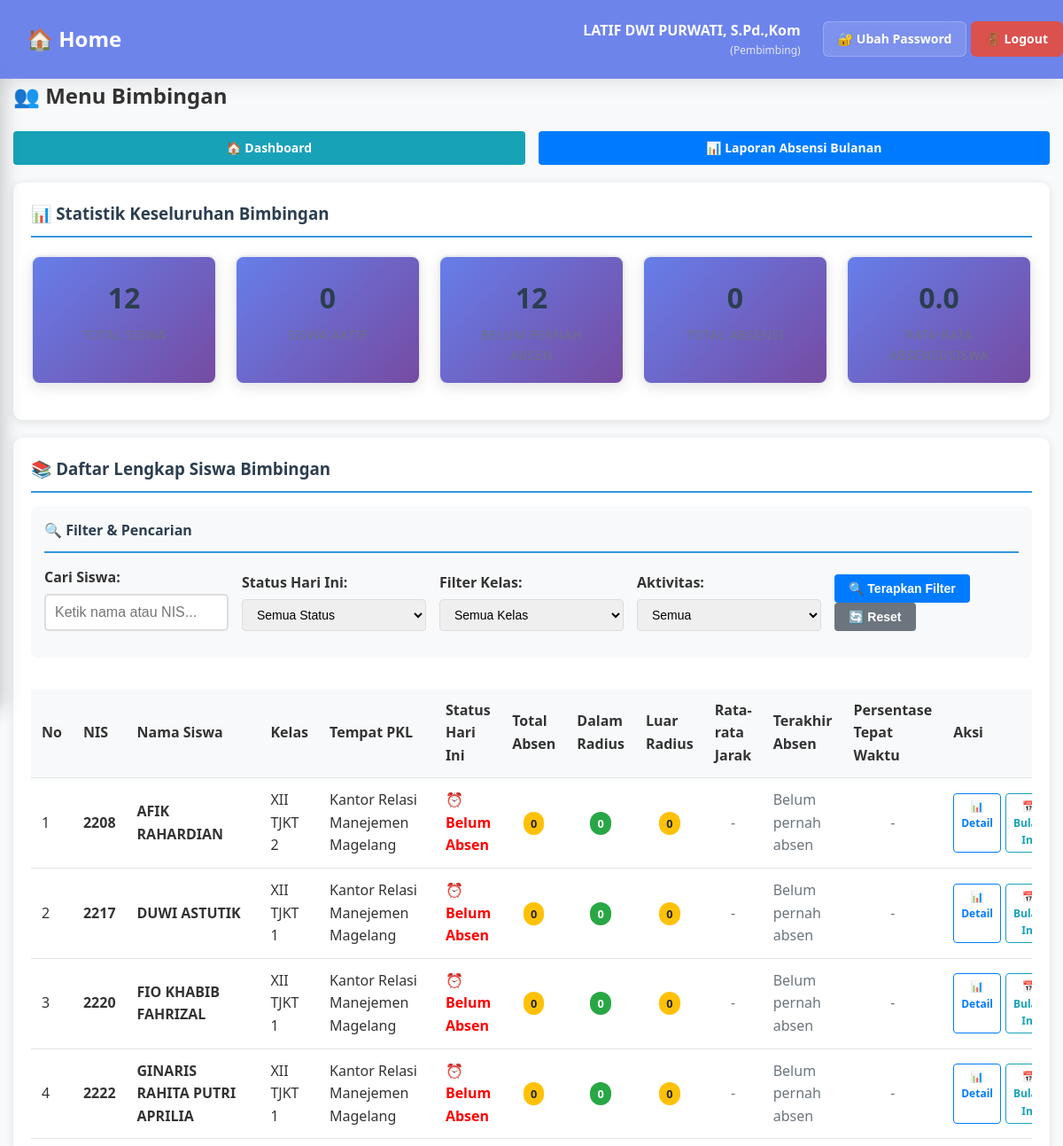
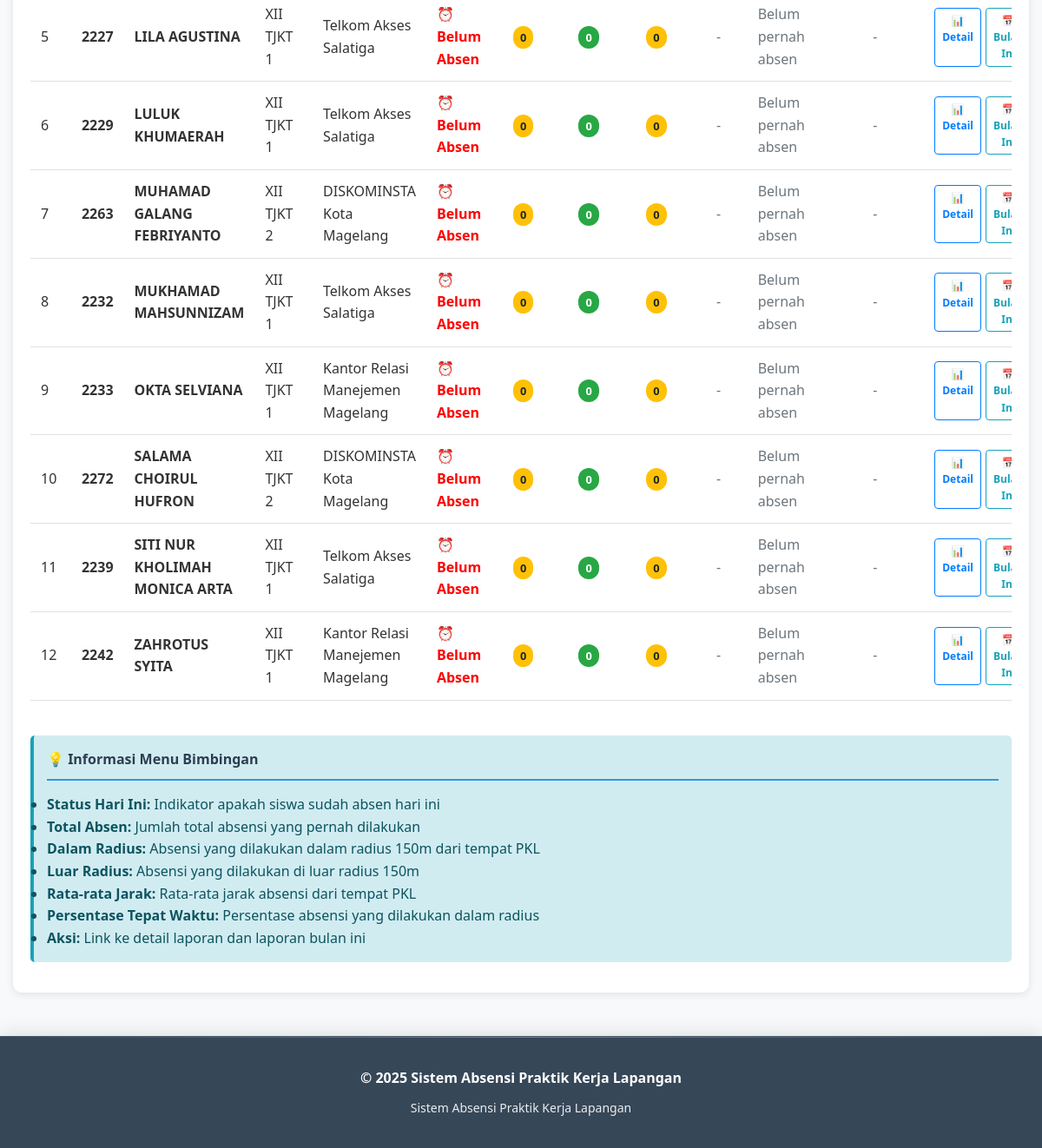
The page /public/index.php?r=pembimbing/bimbingan (signed in) on the database its author committed (2 pictures, top to bottom).
### tables this page shows
CREATE TABLE `siswa` (
  `id` int(11) NOT NULL AUTO_INCREMENT,
  `user_id` int(11) DEFAULT NULL,
  `nis` varchar(50) NOT NULL,
  `nama` varchar(100) NOT NULL,
  `kelas` varchar(50) NOT NULL,
  `pembimbing_id` int(11) NOT NULL,
  `tempat_pkl_id` int(11) NOT NULL,
  PRIMARY KEY (`id`),
  KEY `user_id` (`user_id`),
  KEY `pembimbing_id` (`pembimbing_id`),
  KEY `tempat_pkl_id` (`tempat_pkl_id`)
);

CREATE TABLE `tempat_pkl` (
  `id` int(11) NOT NULL AUTO_INCREMENT,
  `nama` varchar(150) NOT NULL,
  `pemilik` varchar(100) DEFAULT '',
  `alamat` text DEFAULT '',
  `lat` decimal(10,7) NOT NULL,
  `lng` decimal(10,7) NOT NULL,
  `radius_m` int(11) NOT NULL DEFAULT 150,
  PRIMARY KEY (`id`)
);

### app/Views/pembimbing/bimbingan.php (the view, shortened to what the rows shown need)
<h2>👥 Menu Bimbingan</h2>
<div class="card">
    <?php if(empty($siswaBimbingan)): ?>
        <div class="alert alert-info">
            <strong>ℹ️ Info:</strong> Anda belum memiliki siswa bimbingan.
        </div>
    <?php else: ?>
        <div class="table-responsive">
            <table class="table" id="tabelSiswa">
                <thead>
                    <tr>
                        <th>No</th>
                        <th>NIS</th>
                        <th>Nama Siswa</th>
                        <th>Kelas</th>
                        <th>Tempat PKL</th>
                        <th>Status Hari Ini</th>
                        <th>Total Absen</th>
                        <th>Dalam Radius</th>
                        <th>Luar Radius</th>
                        <th>Rata-rata Jarak</th>
                        <th>Terakhir Absen</th>
                        <th>Persentase Tepat Waktu</th>
                        <th>Aksi</th>
                    </tr>
                </thead>
                <tbody>
                <?php foreach($siswaBimbingan as $index => $s): ?>
                    <?php
                        $stat = $statistikSiswa[$s['id']] ?? null;
                        $statusColor = $stat && $stat['sudah_absen_hari_ini'] ? 'green' : 'red';
                        $statusText = $stat && $stat['sudah_absen_hari_ini'] ? '✅ Sudah Absen' : '⏰ Belum Absen';
                    ?>
                    <tr data-siswa="<?= htmlspecialchars(strtolower($s['nama'] . ' ' . $s['nis'])) ?>"
                        data-kelas="<?= htmlspecialchars($s['kelas']) ?>"
                        data-status="<?= $stat && $stat['sudah_absen_hari_ini'] ? 'sudah' : 'belum' ?>"
                        data-aktivitas="<?= $stat && $stat['total_absen'] > 0 ? 'aktif' : 'tidak_aktif' ?>">
                        <td><?= $index + 1 ?></td>
                        <td>
                            <strong><?= \App\Helpers\Response::e($s['nis'] ?? '-') ?></strong>
                        </td>
                        <td>
                            <strong><?= \App\Helpers\Response::e($s['nama']) ?></strong>
                        </td>
                        <td><?= \App\Helpers\Response::e($s['kelas'] ?? '-') ?></td>
                        <td><?= \App\Helpers\Response::e($s['tempat_pkl'] ?? '-') ?></td>
                        <td>
                            <span style="color: <?= $statusColor ?>; font-weight: bold;">
                                <?= $statusText ?>
                            </span>
                        </td>
                        <td style="text-align: center;">
                            <span class="badge badge-<?= $stat && $stat['total_absen'] > 0 ? 'success' : 'warning' ?>">
                                <?= $stat ? $stat['total_absen'] : 0 ?>
                            </span>
                        </td>
                        <td style="text-align: center;">
                            <span class="badge badge-success">
                                <?= $stat ? $stat['dalam_radius'] : 0 ?>
                            </span>
                        </td>
                        <td style="text-align: center;">
                            <span class="badge badge-warning">
                                <?= $stat ? $stat['luar_radius'] : 0 ?>
                            </span>
                        </td>
                        <td style="text-align: center;">
                            <?php if ($stat && $stat['total_absen'] > 0): ?>
                                <span class="badge badge-info">
                                    <?= number_format($stat['rata_rata_jarak'], 1) ?> m
                                </span>
                            <?php else: ?>
                                <span class="text-muted">-</span>
                            <?php endif; ?>
                        </td>
                        <td>
                            <?php if ($stat && $stat['terakhir_absen']): ?>
                                <span class="time-info">
                                    <?= \App\Helpers\Response::e(date('d/m/Y H:i', strtotime($stat['terakhir_absen']))) ?>
                                </span>
                            <?php else: ?>
                                <span class="text-muted">Belum pernah absen</span>
                            <?php endif; ?>
                        </td>
                        <td style="text-align: center;">
                            <?php if ($stat && $stat['total_absen'] > 0): ?>
                                <?php
                                    $persentase = $stat['persentase_tepat_waktu'];
                                    $badgeClass = $persentase >= 80 ? 'success' : ($persentase >= 60 ? 'warning' : 'danger');
                                ?>
                                <span class="badge badge-<?= $badgeClass ?>">
                                    <?= number_format($persentase, 1) ?>%
                                </span>
                            <?php else: ?>
                                <span class="text-muted">-</span>
                            <?php endif; ?>
                        </td>
                        <td>
                            <div class="btn-group" role="group">
                                <a href="?r=pembimbing/report&siswa_id=<?= $s['id'] ?>" class="btn btn-sm btn-outline-primary" title="Detail Laporan">
                                    📊 Detail
                                </a>
                                <a href="?r=pembimbing/report&siswa_id=<?= $s['id'] ?>&month=<?= date('n') ?>&year=<?= date('Y') ?>" class="btn btn-sm btn-outline-info" title="Laporan Bulan Ini">
                                    📅 Bulan Ini
                                </a>
                            </div>
                        </td>
                    </tr>
                <?php endforeach; ?>
                </tbody>
            </table>
        </div>
    <?php endif; ?>
</div>

### rows shown on the page
siswa: nis "2208", nama "AFIK RAHARDIAN", kelas "XII TJKT 2", tempat_pkl.nama "Kantor Relasi Manejemen Magelang", id "⏰ Belum Absen", id "0", shows "Belum pernah absen"
siswa: nis "2217", nama "DUWI ASTUTIK", kelas "XII TJKT 1", tempat_pkl.nama "Kantor Relasi Manejemen Magelang", id "⏰ Belum Absen", id "0", shows "Belum pernah absen"
siswa: nis "2220", nama "FIO KHABIB FAHRIZAL", kelas "XII TJKT 1", tempat_pkl.nama "Kantor Relasi Manejemen Magelang", id "⏰ Belum Absen", id "0", shows "Belum pernah absen"
siswa: nis "2222", nama "GINARIS RAHITA PUTRI APRILIA", kelas "XII TJKT 1", tempat_pkl.nama "Kantor Relasi Manejemen Magelang", id "⏰ Belum Absen", id "0", shows "Belum pernah absen"
siswa: nis "2227", nama "LILA AGUSTINA", kelas "XII TJKT 1", tempat_pkl.nama "Telkom Akses Salatiga", id "⏰ Belum Absen", id "0", shows "Belum pernah absen"
siswa: nis "2229", nama "LULUK KHUMAERAH", kelas "XII TJKT 1", tempat_pkl.nama "Telkom Akses Salatiga", id "⏰ Belum Absen", id "0", shows "Belum pernah absen"
siswa: nis "2263", nama "MUHAMAD GALANG FEBRIYANTO", kelas "XII TJKT 2", tempat_pkl.nama "DISKOMINSTA Kota Magelang", id "⏰ Belum Absen", id "0", shows "Belum pernah absen"
siswa: nis "2232", nama "MUKHAMAD MAHSUNNIZAM", kelas "XII TJKT 1", tempat_pkl.nama "Telkom Akses Salatiga", id "⏰ Belum Absen", id "0", shows "Belum pernah absen"
siswa: nis "2233", nama "OKTA SELVIANA", kelas "XII TJKT 1", tempat_pkl.nama "Kantor Relasi Manejemen Magelang", id "⏰ Belum Absen", id "0", shows "Belum pernah absen"
siswa: nis "2272", nama "SALAMA CHOIRUL HUFRON", kelas "XII TJKT 2", tempat_pkl.nama "DISKOMINSTA Kota Magelang", id "⏰ Belum Absen", id "0", shows "Belum pernah absen"
siswa: nis "2239", nama "SITI NUR KHOLIMAH MONICA ARTA", kelas "XII TJKT 1", tempat_pkl.nama "Telkom Akses Salatiga", id "⏰ Belum Absen", id "0", shows "Belum pernah absen"
siswa: nis "2242", nama "ZAHROTUS SYITA", kelas "XII TJKT 1", tempat_pkl.nama "Kantor Relasi Manejemen Magelang", id "⏰ Belum Absen", id "0", shows "Belum pernah absen"

### other values the page prints
$_SESSION['user']['name'] "LATIF DWI PURWATI, S.Pd.,Kom"
$_SESSION['user']['role'] "Pembimbing"
$totalSiswa "12"
$siswaAktif "0"
$siswaBelumAbsen "12"
$totalAbsensi "0"
$rataRataAbsensi "0.0"
$schoolName "Sistem Absensi Praktik Kerja Lapangan"
